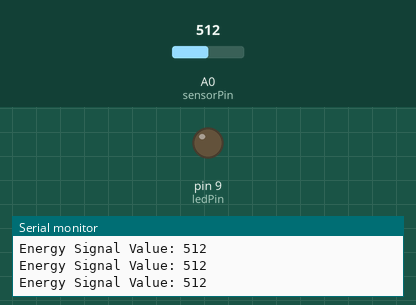
A sketch run on a simulated Arduino Uno, built with avr-gcc and run on an emulated ATmega328P. Parts: output pins drawn as LEDs (lit = HIGH), the last lines printed to the serial monitor. The inputs (shaded band) are chosen by the test bench; at power-on: A0 (sensorPin) = 512.

Above: at 1.3 s.
1.4 s: A0 (sensorPin) set to 586
2.9 s: A0 (sensorPin) set to 614
At 3.6 s:
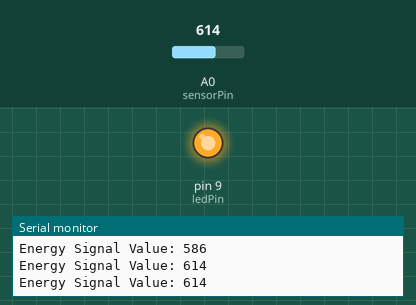
4.5 s: A0 (sensorPin) set to 590
At 4.8 s:
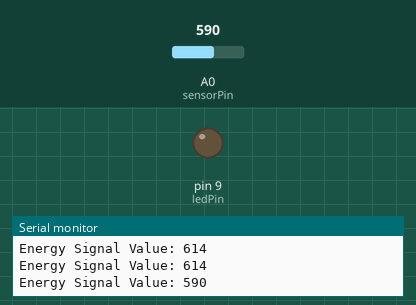
6.0 s: A0 (sensorPin) set to 610
At 7.2 s:
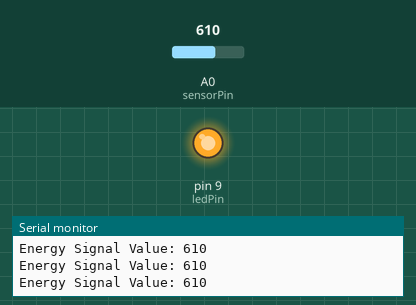
Timing chart, 0 to 8.5 s (numbered marks = the images above; inputs shaded):
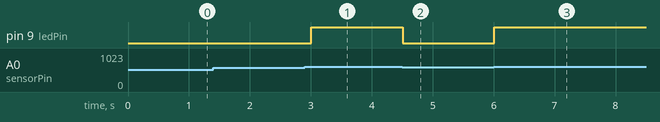

The sketch:

code.ino
```cpp
int sensorPin = A0;
int ledPin = 9;
int sensorValue = 0;

void setup() {
  pinMode(ledPin, OUTPUT);
  Serial.begin(9600);
}

void loop() {
  sensorValue = analogRead(sensorPin);
  Serial.print("Energy Signal Value: ");
  Serial.println(sensorValue);
  if(sensorValue > 600)
  {
    digitalWrite(ledPin, HIGH);
  }
  else
  {
    digitalWrite(ledPin, LOW);
  }
  delay(500);
}
```

Measured:
- the behaviour switches between 600 and 601 on A0 (sensorPin) (found by bisection; images 0 and 1)
- after the input at 2.9 s, pin 9 (ledPin): LOW → HIGH after 0.10 s
- after the input at 4.5 s, pin 9 (ledPin): HIGH → LOW at once
- after the input at 6.0 s, pin 9 (ledPin): LOW → HIGH at once
